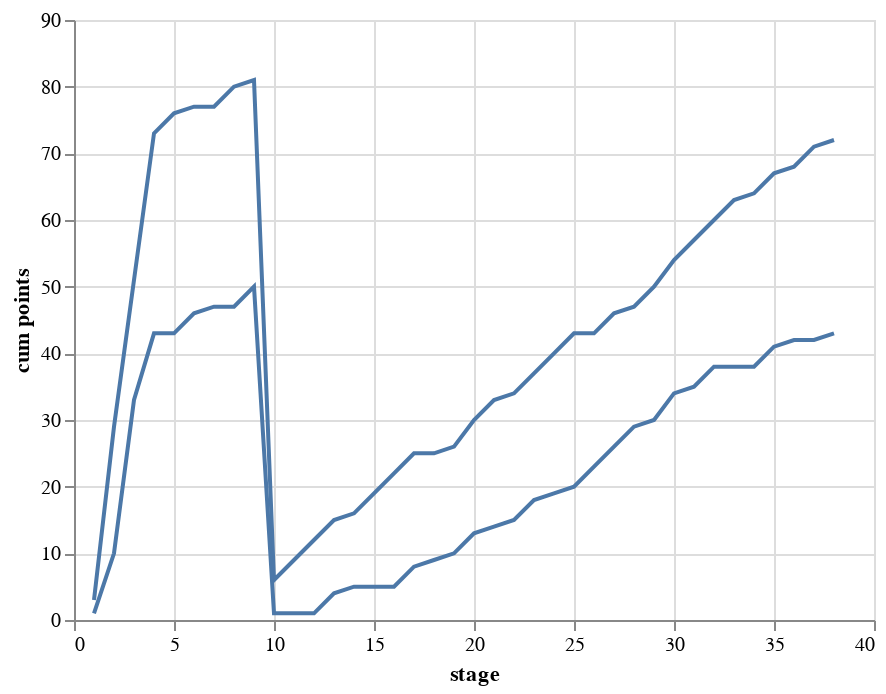

The notebook cell saved with this chart:
### Code cell
leicester_1516_plot + chelsea_1516_plot

### Figure 1 — Vega-Lite specification as saved in the notebook (floating-point values rounded to 4 significant figures)
{"config": {"view": {"continuousWidth": 400, "continuousHeight": 300}}, "layer": [{"data": {"name": "data-39a00922b8b44ec429c09bab5253941b"}, "mark": "line", "encoding": {"x": {"field": "stage", "type": "quantitative"}, "y": {"field": "cum points", "type": "quantitative"}}}, {"data": {"name": "data-705211171f4fdd0006421821e9bddac7"}, "mark": "line", "encoding": {"x": {"field": "stage", "type": "quantitative"}, "y": {"field": "cum points", "type": "quantitative"}}}], "$schema": "https://vega.github.io/schema/vega-lite/v4.17.0.json", "datasets": {"data-39a00922b8b44ec429c09bab5253941b": [{"index": 4, "League": "England Premier League", "Country": "England", "stage": 1, "date": "2015-08-08 00:00:00", "home_team_goal": 4, "away_team_goal": 2, "home_team": "Leicester City", "away_team": "Sunderland", "h-a": 2, "winner": "Leicester City", "home_points": 3, "away_points": 0, "points": 3, "cum points": 3}, {"index": 13, "League": "England Premier League", "Country": "England", "stage": 10, "date": "2015-10-24 00:00:00", "home_team_goal": 1, "away_team_goal": 0, "home_team": "Leicester City", "away_team": "Crystal Palace", "h-a": 1, "winner": "Leicester City", "home_points": 3, "away_points": 0, "points": 3, "cum points": 6}, {"index": 29, "League": "England Premier League", "Country": "England", "stage": 11, "date": "2015-10-31 00:00:00", "home_team_goal": 2, "away_team_goal": 3, "home_team": "West Bromwich Albion", "away_team": "Leicester City", "h-a": -1, "winner": "Leicester City", "home_points": 0, "away_points": 3, "points": 3, "cum points": 9}, {"index": 33, "League": "England Premier League", "Country": "England", "stage": 12, "date": "2015-11-07 00:00:00", "home_team_goal": 2, "away_team_goal": 1, "home_team": "Leicester City", "away_team": "Watford", "h-a": 1, "winner": "Leicester City", "home_points": 3, "away_points": 0, "points": 3, "cum points": 12}, {"index": 44, "League": "England Premier League", "Country": "England", "stage": 13, "date": "2015-11-21 00:00:00", "home_team_goal": 0, "away_team_goal": 3, "home_team": "Newcastle United", "away_team": "Leicester City", "h-a": -3, "winner": "Leicester City", "home_points": 0, "away_points": 3, "points": 3, "cum points": 15}, {"index": 53, "League": "England Premier League", "Country": "England", "stage": 14, "date": "2015-11-28 00:00:00", "home_team_goal": 1, "away_team_goal": 1, "home_team": "Leicester City", "away_team": "Manchester United", "h-a": 0, "winner": "Draw", "home_points": 1, "away_points": 1, "points": 1, "cum points": 16}, {"index": 67, "League": "England Premier League", "Country": "England", "stage": 15, "date": "2015-12-05 00:00:00", "home_team_goal": 0, "away_team_goal": 3, "home_team": "Swansea City", "away_team": "Leicester City", "h-a": -3, "winner": "Leicester City", "home_points": 0, "away_points": 3, "points": 3, "cum points": 19}, {"index": 73, "League": "England Premier League", "Country": "England", "stage": 16, "date": "2015-12-14 00:00:00", "home_team_goal": 2, "away_team_goal": 1, "home_team": "Leicester City", "away_team": "Chelsea", "h-a": 1, "winner": "Leicester City", "home_points": 3, "away_points": 0, "points": 3, "cum points": 22}, {"index": 82, "League": "England Premier League", "Country": "England", "stage": 17, "date": "2015-12-19 00:00:00", "home_team_goal": 2, "away_team_goal": 3, "home_team": "Everton", "away_team": "Leicester City", "h-a": -1, "winner": "Leicester City", "home_points": 0, "away_points": 3, "points": 3, "cum points": 25}, {"index": 93, "League": "England Premier League", "Country": "England", "stage": 18, "date": "2015-12-26 00:00:00", "home_team_goal": 1, "away_team_goal": 0, "home_team": "Liverpool", "away_team": "Leicester City", "h-a": 1, "winner": "Liverpool", "home_points": 3, "away_points": 0, "points": 0, "cum points": 25}, {"index": 103, "League": "England Premier League", "Country": "England", "stage": 19, "date": "2015-12-29 00:00:00", "home_team_goal": 0, "away_team_goal": 0, "home_team": "Leicester City", "away_team": "Manchester City", "h-a": 0, "winner": "Draw", "home_points": 1, "away_points": 1, "points": 1, "cum points": 26}, {"index": 119, "League": "England Premier League", "Country": "England", "stage": 2, "date": "2015-08-15 00:00:00", "home_team_goal": 1, "away_team_goal": 2, "home_team": "West Ham United", "away_team": "Leicester City", "h-a": -1, "winner": "Leicester City", "home_points": 0, "away_points": 3, "points": 3, "cum points": 29}, {"index": 123, "League": "England Premier League", "Country": "England", "stage": 20, "date": "2016-01-02 00:00:00", "home_team_goal": 0, "away_team_goal": 0, "home_team": "Leicester City", "away_team": "Bournemouth", "h-a": 0, "winner": "Draw", "home_points": 1, "away_points": 1, "points": 1, "cum points": 30}, {"index": 139, "League": "England Premier League", "Country": "England", "stage": 21, "date": "2016-01-13 00:00:00", "home_team_goal": 0, "away_team_goal": 1, "home_team": "Tottenham Hotspur", "away_team": "Leicester City", "h-a": -1, "winner": "Leicester City", "home_points": 0, "away_points": 3, "points": 3, "cum points": 33}, {"index": 140, "League": "England Premier League", "Country": "England", "stage": 22, "date": "2016-01-16 00:00:00", "home_team_goal": 1, "away_team_goal": 1, "home_team": "Aston Villa", "away_team": "Leicester City", "h-a": 0, "winner": "Draw", "home_points": 1, "away_points": 1, "points": 1, "cum points": 34}, {"index": 153, "League": "England Premier League", "Country": "England", "stage": 23, "date": "2016-01-23 00:00:00", "home_team_goal": 3, "away_team_goal": 0, "home_team": "Leicester City", "away_team": "Stoke City", "h-a": 3, "winner": "Leicester City", "home_points": 3, "away_points": 0, "points": 3, "cum points": 37}, {"index": 161, "League": "England Premier League", "Country": "England", "stage": 24, "date": "2016-02-02 00:00:00", "home_team_goal": 2, "away_team_goal": 0, "home_team": "Leicester City", "away_team": "Liverpool", "h-a": 2, "winner": "Leicester City", "home_points": 3, "away_points": 0, "points": 3, "cum points": 40}, {"index": 174, "League": "England Premier League", "Country": "England", "stage": 25, "date": "2016-02-06 00:00:00", "home_team_goal": 1, "away_team_goal": 3, "home_team": "Manchester City", "away_team": "Leicester City", "h-a": -2, "winner": "Leicester City", "home_points": 0, "away_points": 3, "points": 3, "cum points": 43}, {"index": 180, "League": "England Premier League", "Country": "England", "stage": 26, "date": "2016-02-14 00:00:00", "home_team_goal": 2, "away_team_goal": 1, "home_team": "Arsenal", "away_team": "Leicester City", "h-a": 1, "winner": "Arsenal", "home_points": 3, "away_points": 0, "points": 0, "cum points": 43}, {"index": 190, "League": "England Premier League", "Country": "England", "stage": 27, "date": "2016-02-27 00:00:00", "home_team_goal": 1, "away_team_goal": 0, "home_team": "Leicester City", "away_team": "Norwich City", "h-a": 1, "winner": "Leicester City", "home_points": 3, "away_points": 0, "points": 3, "cum points": 46}, {"index": 203, "League": "England Premier League", "Country": "England", "stage": 28, "date": "2016-03-01 00:00:00", "home_team_goal": 2, "away_team_goal": 2, "home_team": "Leicester City", "away_team": "West Bromwich Albion", "h-a": 0, "winner": "Draw", "home_points": 1, "away_points": 1, "points": 1, "cum points": 47}, {"index": 218, "League": "England Premier League", "Country": "England", "stage": 29, "date": "2016-03-05 00:00:00", "home_team_goal": 0, "away_team_goal": 1, "home_team": "Watford", "away_team": "Leicester City", "h-a": -1, "winner": "Leicester City", "home_points": 0, "away_points": 3, "points": 3, "cum points": 50}, {"index": 223, "League": "England Premier League", "Country": "England", "stage": 3, "date": "2015-08-22 00:00:00", "home_team_goal": 1, "away_team_goal": 1, "home_team": "Leicester City", "away_team": "Tottenham Hotspur", "h-a": 0, "winner": "Draw", "home_points": 1, "away_points": 1, "points": 1, "cum points": 51}, {"index": 233, "League": "England Premier League", "Country": "England", "stage": 30, "date": "2016-03-14 00:00:00", "home_team_goal": 1, "away_team_goal": 0, "home_team": "Leicester City", "away_team": "Newcastle United", "h-a": 1, "winner": "Leicester City", "home_points": 3, "away_points": 0, "points": 3, "cum points": 54}, {"index": 241, "League": "England Premier League", "Country": "England", "stage": 31, "date": "2016-03-19 00:00:00", "home_team_goal": 0, "away_team_goal": 1, "home_team": "Crystal Palace", "away_team": "Leicester City", "h-a": -1, "winner": "Leicester City", "home_points": 0, "away_points": 3, "points": 3, "cum points": 57}, {"index": 253, "League": "England Premier League", "Country": "England", "stage": 32, "date": "2016-04-03 00:00:00", "home_team_goal": 1, "away_team_goal": 0, "home_team": "Leicester City", "away_team": "Southampton", "h-a": 1, "winner": "Leicester City", "home_points": 3, "away_points": 0, "points": 3, "cum points": 60}, {"index": 265, "League": "England Premier League", "Country": "England", "stage": 33, "date": "2016-04-10 00:00:00", "home_team_goal": 0, "away_team_goal": 2, "home_team": "Sunderland", "away_team": "Leicester City", "h-a": -2, "winner": "Leicester City", "home_points": 0, "away_points": 3, "points": 3, "cum points": 63}, {"index": 274, "League": "England Premier League", "Country": "England", "stage": 34, "date": "2016-04-17 00:00:00", "home_team_goal": 2, "away_team_goal": 2, "home_team": "Leicester City", "away_team": "West Ham United", "h-a": 0, "winner": "Draw", "home_points": 1, "away_points": 1, "points": 1, "cum points": 64}, {"index": 283, "League": "England Premier League", "Country": "England", "stage": 35, "date": "2016-04-24 00:00:00", "home_team_goal": 4, "away_team_goal": 0, "home_team": "Leicester City", "away_team": "Swansea City", "h-a": 4, "winner": "Leicester City", "home_points": 3, "away_points": 0, "points": 3, "cum points": 67}, {"index": 293, "League": "England Premier League", "Country": "England", "stage": 36, "date": "2016-05-01 00:00:00", "home_team_goal": 1, "away_team_goal": 1, "home_team": "Manchester United", "away_team": "Leicester City", "h-a": 0, "winner": "Draw", "home_points": 1, "away_points": 1, "points": 1, "cum points": 68}, {"index": 303, "League": "England Premier League", "Country": "England", "stage": 37, "date": "2016-05-07 00:00:00", "home_team_goal": 3, "away_team_goal": 1, "home_team": "Leicester City", "away_team": "Everton", "h-a": 2, "winner": "Leicester City", "home_points": 3, "away_points": 0, "points": 3, "cum points": 71}, {"index": 311, "League": "England Premier League", "Country": "England", "stage": 38, "date": "2016-05-15 00:00:00", "home_team_goal": 1, "away_team_goal": 1, "home_team": "Chelsea", "away_team": "Leicester City", "h-a": 0, "winner": "Draw", "home_points": 1, "away_points": 1, "points": 1, "cum points": 72}, {"index": 321, "League": "England Premier League", "Country": "England", "stage": 4, "date": "2015-08-29 00:00:00", "home_team_goal": 1, "away_team_goal": 1, "home_team": "Bournemouth", "away_team": "Leicester City", "h-a": 0, "winner": "Draw", "home_points": 1, "away_points": 1, "points": 1, "cum points": 73}, {"index": 333, "League": "England Premier League", "Country": "England", "stage": 5, "date": "2015-09-13 00:00:00", "home_team_goal": 3, "away_team_goal": 2, "home_team": "Leicester City", "away_team": "Aston Villa", "h-a": 1, "winner": "Leicester City", "home_points": 3, "away_points": 0, "points": 3, "cum points": 76}, {"index": 347, "League": "England Premier League", "Country": "England", "stage": 6, "date": "2015-09-19 00:00:00", "home_team_goal": 2, "away_team_goal": 2, "home_team": "Stoke City", "away_team": "Leicester City", "h-a": 0, "winner": "Draw", "home_points": 1, "away_points": 1, "points": 1, "cum points": 77}, {"index": 350, "League": "England Premier League", "Country": "England", "stage": 7, "date": "2015-09-26 00:00:00", "home_team_goal": 2, "away_team_goal": 5, "home_team": "Leicester City", "away_team": "Arsenal", "h-a": -3, "winner": "Arsenal", "home_points": 0, "away_points": 3, "points": 0, "cum points": 77}, {"index": 367, "League": "England Premier League", "Country": "England", "stage": 8, "date": "2015-10-03 00:00:00", "home_team_goal": 1, "away_team_goal": 2, "home_team": "Norwich City", "away_team": "Leicester City", "h-a": -1, "winner": "Leicester City", "home_points": 0, "away_points": 3, "points": 3, "cum points": 80}, {"index": 375, "League": "England Premier League", "Country": "England", "stage": 9, "date": "2015-10-17 00:00:00", "home_team_goal": 2, "away_team_goal": 2, "home_team": "Southampton", "away_team": "Leicester City", "h-a": 0, "winner": "Draw", "home_points": 1, "away_points": 1, "points": 1, "cum points": 81}], "data-705211171f4fdd0006421821e9bddac7": [{"index": 2, "League": "England Premier League", "Country": "England", "stage": 1, "date": "2015-08-08 00:00:00", "home_team_goal": 2, "away_team_goal": 2, "home_team": "Chelsea", "away_team": "Swansea City", "h-a": 0, "winner": "Draw", "home_points": 1, "away_points": 1, "points": 1, "cum points": 1}, {"index": 19, "League": "England Premier League", "Country": "England", "stage": 10, "date": "2015-10-24 00:00:00", "home_team_goal": 2, "away_team_goal": 1, "home_team": "West Ham United", "away_team": "Chelsea", "h-a": 1, "winner": "West Ham United", "home_points": 3, "away_points": 0, "points": 0, "cum points": 1}, {"index": 20, "League": "England Premier League", "Country": "England", "stage": 11, "date": "2015-10-31 00:00:00", "home_team_goal": 1, "away_team_goal": 3, "home_team": "Chelsea", "away_team": "Liverpool", "h-a": -2, "winner": "Liverpool", "home_points": 0, "away_points": 3, "points": 0, "cum points": 1}, {"index": 37, "League": "England Premier League", "Country": "England", "stage": 12, "date": "2015-11-07 00:00:00", "home_team_goal": 1, "away_team_goal": 0, "home_team": "Stoke City", "away_team": "Chelsea", "h-a": 1, "winner": "Stoke City", "home_points": 3, "away_points": 0, "points": 0, "cum points": 1}, {"index": 40, "League": "England Premier League", "Country": "England", "stage": 13, "date": "2015-11-21 00:00:00", "home_team_goal": 1, "away_team_goal": 0, "home_team": "Chelsea", "away_team": "Norwich City", "h-a": 1, "winner": "Chelsea", "home_points": 3, "away_points": 0, "points": 3, "cum points": 4}, {"index": 58, "League": "England Premier League", "Country": "England", "stage": 14, "date": "2015-11-29 00:00:00", "home_team_goal": 0, "away_team_goal": 0, "home_team": "Tottenham Hotspur", "away_team": "Chelsea", "h-a": 0, "winner": "Draw", "home_points": 1, "away_points": 1, "points": 1, "cum points": 5}, {"index": 61, "League": "England Premier League", "Country": "England", "stage": 15, "date": "2015-12-05 00:00:00", "home_team_goal": 0, "away_team_goal": 1, "home_team": "Chelsea", "away_team": "Bournemouth", "h-a": -1, "winner": "Bournemouth", "home_points": 0, "away_points": 3, "points": 0, "cum points": 5}, {"index": 73, "League": "England Premier League", "Country": "England", "stage": 16, "date": "2015-12-14 00:00:00", "home_team_goal": 2, "away_team_goal": 1, "home_team": "Leicester City", "away_team": "Chelsea", "h-a": 1, "winner": "Leicester City", "home_points": 3, "away_points": 0, "points": 0, "cum points": 5}, {"index": 81, "League": "England Premier League", "Country": "England", "stage": 17, "date": "2015-12-19 00:00:00", "home_team_goal": 3, "away_team_goal": 1, "home_team": "Chelsea", "away_team": "Sunderland", "h-a": 2, "winner": "Chelsea", "home_points": 3, "away_points": 0, "points": 3, "cum points": 8}, {"index": 92, "League": "England Premier League", "Country": "England", "stage": 18, "date": "2015-12-26 00:00:00", "home_team_goal": 2, "away_team_goal": 2, "home_team": "Chelsea", "away_team": "Watford", "h-a": 0, "winner": "Draw", "home_points": 1, "away_points": 1, "points": 1, "cum points": 9}, {"index": 104, "League": "England Premier League", "Country": "England", "stage": 19, "date": "2015-12-28 00:00:00", "home_team_goal": 0, "away_team_goal": 0, "home_team": "Manchester United", "away_team": "Chelsea", "h-a": 0, "winner": "Draw", "home_points": 1, "away_points": 1, "points": 1, "cum points": 10}, {"index": 113, "League": "England Premier League", "Country": "England", "stage": 2, "date": "2015-08-16 00:00:00", "home_team_goal": 3, "away_team_goal": 0, "home_team": "Manchester City", "away_team": "Chelsea", "h-a": 3, "winner": "Manchester City", "home_points": 3, "away_points": 0, "points": 0, "cum points": 10}, {"index": 121, "League": "England Premier League", "Country": "England", "stage": 20, "date": "2016-01-03 00:00:00", "home_team_goal": 0, "away_team_goal": 3, "home_team": "Crystal Palace", "away_team": "Chelsea", "h-a": -3, "winner": "Chelsea", "home_points": 0, "away_points": 3, "points": 3, "cum points": 13}, {"index": 134, "League": "England Premier League", "Country": "England", "stage": 21, "date": "2016-01-13 00:00:00", "home_team_goal": 2, "away_team_goal": 2, "home_team": "Chelsea", "away_team": "West Bromwich Albion", "h-a": 0, "winner": "Draw", "home_points": 1, "away_points": 1, "points": 1, "cum points": 14}, {"index": 142, "League": "England Premier League", "Country": "England", "stage": 22, "date": "2016-01-16 00:00:00", "home_team_goal": 3, "away_team_goal": 3, "home_team": "Chelsea", "away_team": "Everton", "h-a": 0, "winner": "Draw", "home_points": 1, "away_points": 1, "points": 1, "cum points": 15}, {"index": 150, "League": "England Premier League", "Country": "England", "stage": 23, "date": "2016-01-24 00:00:00", "home_team_goal": 0, "away_team_goal": 1, "home_team": "Arsenal", "away_team": "Chelsea", "h-a": -1, "winner": "Chelsea", "home_points": 0, "away_points": 3, "points": 3, "cum points": 18}, {"index": 164, "League": "England Premier League", "Country": "England", "stage": 24, "date": "2016-02-03 00:00:00", "home_team_goal": 0, "away_team_goal": 0, "home_team": "Watford", "away_team": "Chelsea", "h-a": 0, "winner": "Draw", "home_points": 1, "away_points": 1, "points": 1, "cum points": 19}, {"index": 172, "League": "England Premier League", "Country": "England", "stage": 25, "date": "2016-02-07 00:00:00", "home_team_goal": 1, "away_team_goal": 1, "home_team": "Chelsea", "away_team": "Manchester United", "h-a": 0, "winner": "Draw", "home_points": 1, "away_points": 1, "points": 1, "cum points": 20}, {"index": 183, "League": "England Premier League", "Country": "England", "stage": 26, "date": "2016-02-13 00:00:00", "home_team_goal": 5, "away_team_goal": 1, "home_team": "Chelsea", "away_team": "Newcastle United", "h-a": 4, "winner": "Chelsea", "home_points": 3, "away_points": 0, "points": 3, "cum points": 23}, {"index": 194, "League": "England Premier League", "Country": "England", "stage": 27, "date": "2016-02-27 00:00:00", "home_team_goal": 1, "away_team_goal": 2, "home_team": "Southampton", "away_team": "Chelsea", "h-a": -1, "winner": "Chelsea", "home_points": 0, "away_points": 3, "points": 3, "cum points": 26}, {"index": 204, "League": "England Premier League", "Country": "England", "stage": 28, "date": "2016-03-01 00:00:00", "home_team_goal": 1, "away_team_goal": 2, "home_team": "Norwich City", "away_team": "Chelsea", "h-a": -1, "winner": "Chelsea", "home_points": 0, "away_points": 3, "points": 3, "cum points": 29}, {"index": 210, "League": "England Premier League", "Country": "England", "stage": 29, "date": "2016-03-05 00:00:00", "home_team_goal": 1, "away_team_goal": 1, "home_team": "Chelsea", "away_team": "Stoke City", "h-a": 0, "winner": "Draw", "home_points": 1, "away_points": 1, "points": 1, "cum points": 30}, {"index": 228, "League": "England Premier League", "Country": "England", "stage": 3, "date": "2015-08-23 00:00:00", "home_team_goal": 2, "away_team_goal": 3, "home_team": "West Bromwich Albion", "away_team": "Chelsea", "h-a": -1, "winner": "Chelsea", "home_points": 0, "away_points": 3, "points": 3, "cum points": 33}, {"index": 234, "League": "England Premier League", "Country": "England", "stage": 30, "date": "2016-05-11 00:00:00", "home_team_goal": 1, "away_team_goal": 1, "home_team": "Liverpool", "away_team": "Chelsea", "h-a": 0, "winner": "Draw", "home_points": 1, "away_points": 1, "points": 1, "cum points": 34}, {"index": 240, "League": "England Premier League", "Country": "England", "stage": 31, "date": "2016-03-19 00:00:00", "home_team_goal": 2, "away_team_goal": 2, "home_team": "Chelsea", "away_team": "West Ham United", "h-a": 0, "winner": "Draw", "home_points": 1, "away_points": 1, "points": 1, "cum points": 35}, {"index": 251, "League": "England Premier League", "Country": "England", "stage": 32, "date": "2016-04-02 00:00:00", "home_team_goal": 0, "away_team_goal": 4, "home_team": "Aston Villa", "away_team": "Chelsea", "h-a": -4, "winner": "Chelsea", "home_points": 0, "away_points": 3, "points": 3, "cum points": 38}, {"index": 266, "League": "England Premier League", "Country": "England", "stage": 33, "date": "2016-04-09 00:00:00", "home_team_goal": 1, "away_team_goal": 0, "home_team": "Swansea City", "away_team": "Chelsea", "h-a": 1, "winner": "Swansea City", "home_points": 3, "away_points": 0, "points": 0, "cum points": 38}, {"index": 272, "League": "England Premier League", "Country": "England", "stage": 34, "date": "2016-04-16 00:00:00", "home_team_goal": 0, "away_team_goal": 3, "home_team": "Chelsea", "away_team": "Manchester City", "h-a": -3, "winner": "Manchester City", "home_points": 0, "away_points": 3, "points": 0, "cum points": 38}, {"index": 281, "League": "England Premier League", "Country": "England", "stage": 35, "date": "2016-04-23 00:00:00", "home_team_goal": 1, "away_team_goal": 4, "home_team": "Bournemouth", "away_team": "Chelsea", "h-a": -3, "winner": "Chelsea", "home_points": 0, "away_points": 3, "points": 3, "cum points": 41}, {"index": 291, "League": "England Premier League", "Country": "England", "stage": 36, "date": "2016-05-02 00:00:00", "home_team_goal": 2, "away_team_goal": 2, "home_team": "Chelsea", "away_team": "Tottenham Hotspur", "h-a": 0, "winner": "Draw", "home_points": 1, "away_points": 1, "points": 1, "cum points": 42}, {"index": 307, "League": "England Premier League", "Country": "England", "stage": 37, "date": "2016-05-07 00:00:00", "home_team_goal": 3, "away_team_goal": 2, "home_team": "Sunderland", "away_team": "Chelsea", "h-a": 1, "winner": "Sunderland", "home_points": 3, "away_points": 0, "points": 0, "cum points": 42}, {"index": 311, "League": "England Premier League", "Country": "England", "stage": 38, "date": "2016-05-15 00:00:00", "home_team_goal": 1, "away_team_goal": 1, "home_team": "Chelsea", "away_team": "Leicester City", "h-a": 0, "winner": "Draw", "home_points": 1, "away_points": 1, "points": 1, "cum points": 43}, {"index": 322, "League": "England Premier League", "Country": "England", "stage": 4, "date": "2015-08-29 00:00:00", "home_team_goal": 1, "away_team_goal": 2, "home_team": "Chelsea", "away_team": "Crystal Palace", "h-a": -1, "winner": "Crystal Palace", "home_points": 0, "away_points": 3, "points": 0, "cum points": 43}, {"index": 332, "League": "England Premier League", "Country": "England", "stage": 5, "date": "2015-09-12 00:00:00", "home_team_goal": 3, "away_team_goal": 1, "home_team": "Everton", "away_team": "Chelsea", "h-a": 2, "winner": "Everton", "home_points": 3, "away_points": 0, "points": 0, "cum points": 43}, {"index": 342, "League": "England Premier League", "Country": "England", "stage": 6, "date": "2015-09-19 00:00:00", "home_team_goal": 2, "away_team_goal": 0, "home_team": "Chelsea", "away_team": "Arsenal", "h-a": 2, "winner": "Chelsea", "home_points": 3, "away_points": 0, "points": 3, "cum points": 46}, {"index": 353, "League": "England Premier League", "Country": "England", "stage": 7, "date": "2015-09-26 00:00:00", "home_team_goal": 2, "away_team_goal": 2, "home_team": "Newcastle United", "away_team": "Chelsea", "h-a": 0, "winner": "Draw", "home_points": 1, "away_points": 1, "points": 1, "cum points": 47}, {"index": 363, "League": "England Premier League", "Country": "England", "stage": 8, "date": "2015-10-03 00:00:00", "home_team_goal": 1, "away_team_goal": 3, "home_team": "Chelsea", "away_team": "Southampton", "h-a": -2, "winner": "Southampton", "home_points": 0, "away_points": 3, "points": 0, "cum points": 47}, {"index": 370, "League": "England Premier League", "Country": "England", "stage": 9, "date": "2015-10-17 00:00:00", "home_team_goal": 2, "away_team_goal": 0, "home_team": "Chelsea", "away_team": "Aston Villa", "h-a": 2, "winner": "Chelsea", "home_points": 3, "away_points": 0, "points": 3, "cum points": 50}]}}
